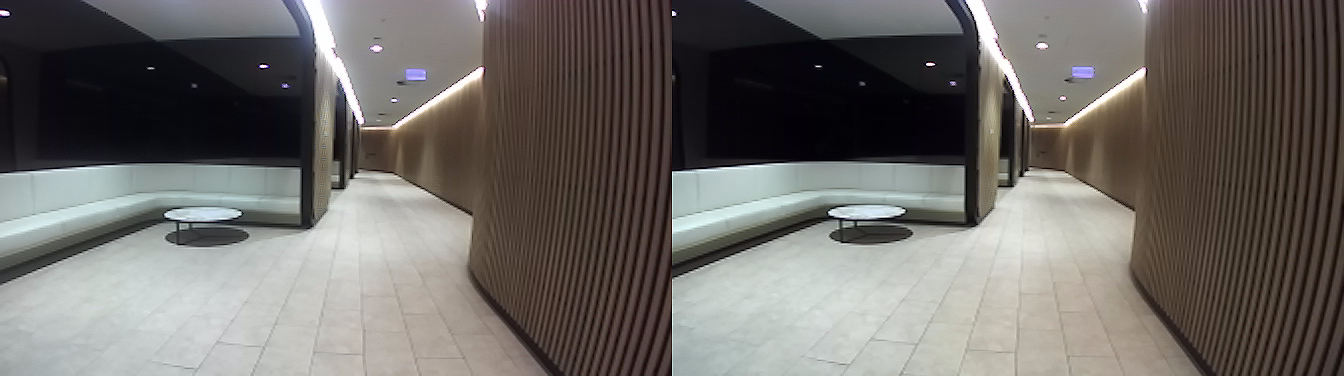
%> input picture corridor.png, 1344 x 376 px
$ octave depth.m   (GNU Octave 9; MATLAB toolbox functions it lacks are replaced by stand-ins)
%> lines starting %> are read from the running program, lines starting %| are printed output that depends on the picture
close all;
% Read and Rectify Images
[A,map] = imread('corridor.png');  %read image
%> A is the input picture: size 376x1344x3 uint8; mean R, G, B 110.2, 106.5, 102.9
%> map = []
Xleft = imcrop(A,[0 0 672 376]);
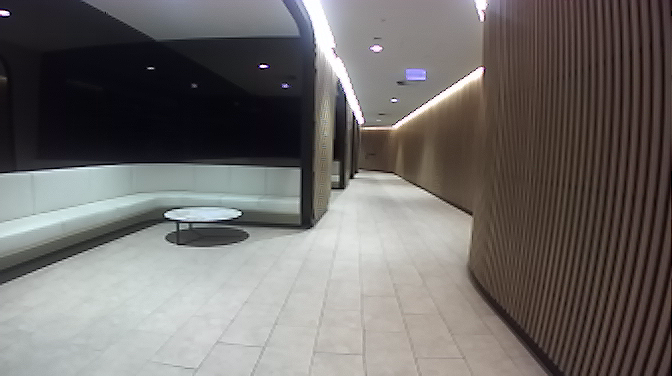
%> Xleft: size 376x672x3 uint8; mean R, G, B 111.1, 107.3, 105.3
Xright = imcrop(A,[672 0 1344 376]);
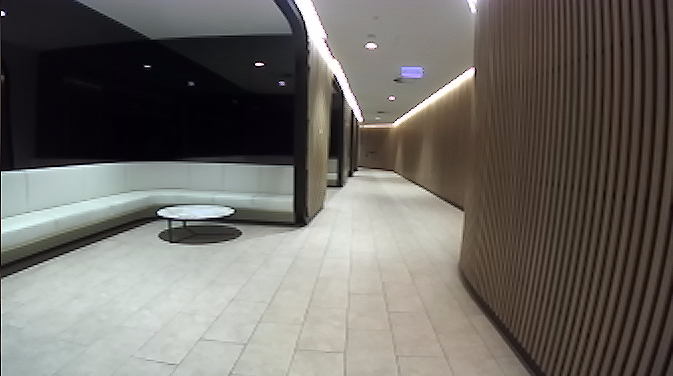
%> Xright: size 376x673x3 uint8; mean R, G, B 109.3, 105.6, 100.4
Xright = imresize(Xright,[376 672]);
%> Xright: size 376x672x3 uint8
set(0,'defaultFigurePosition',[100,100,1000,500]);    %修改图形图像位置的默认设置
set(0,'defaultFigureColor',[1 1 1])    %修改图形背景颜色的设置
rectangle('Position',[0 0 672 376])    %显示图像剪切区域
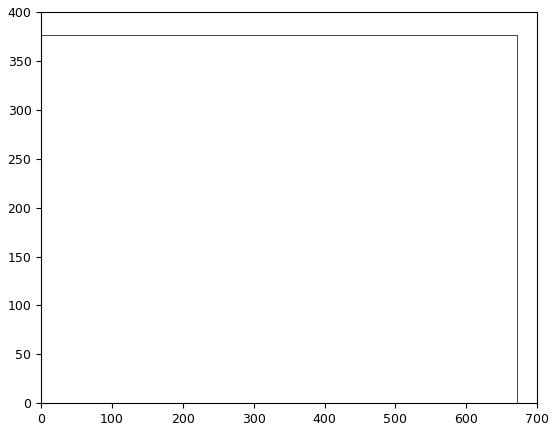
%> figure redrawn from the program's plot data
subplot(121),imshow(Xleft);
rectangle('Position',[673 0 1344 376])
subplot(122),imshow(Xright);
%> after `imshow(Xright)`:
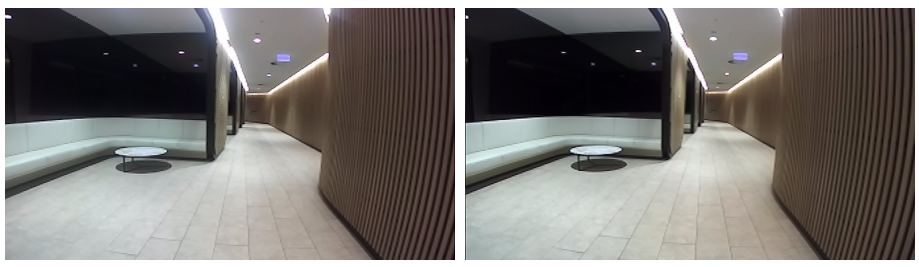
%> figure redrawn from the program's plot data, 2 panels
% imwrite(Xleft,'left8.png');
% imwrite(Xright,'right8.png');
%> (the run ends here)

$ run again, with 1.png copied over corridor.png
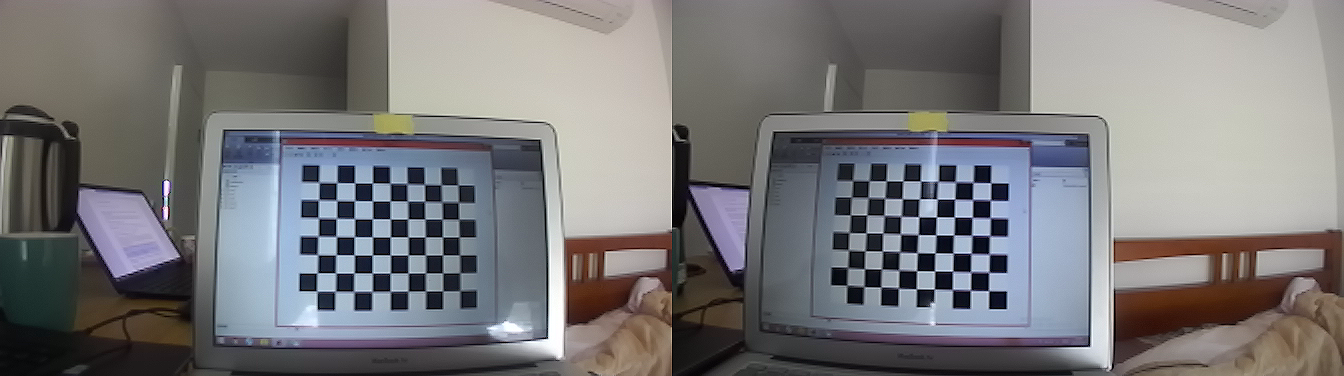
%> input picture 1.png, 1344 x 376 px
%> A is the input picture: size 376x1344x3 uint8; mean R, G, B 120.8, 119.7, 121.1
%> map = []
%> `Xright = imcrop(A,[672 0 1344 376]);`:
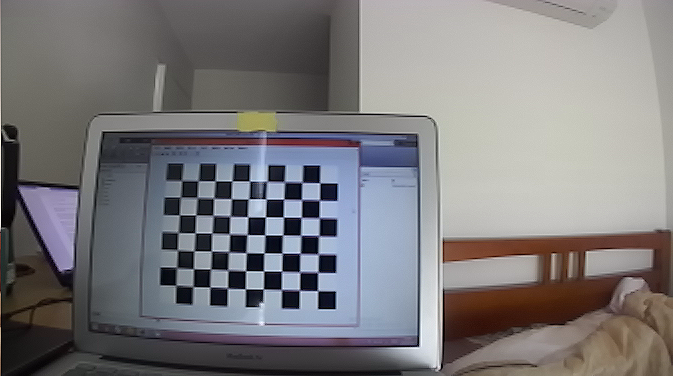
%> Xright: size 376x673x3 uint8; mean R, G, B 123.8, 121.9, 123.6
%> `imshow(Xright)`:
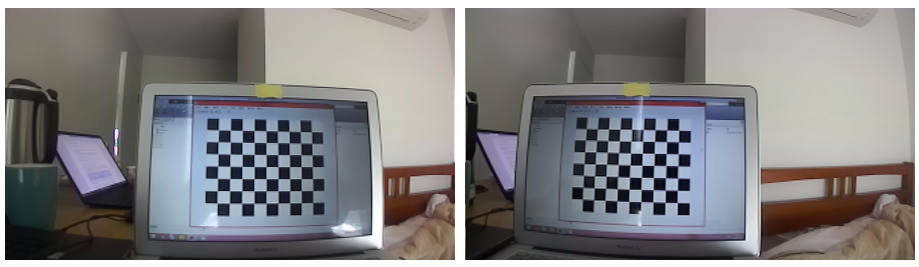
%> figure redrawn from the program's plot data, 2 panels

$ run again, with 2.png copied over corridor.png
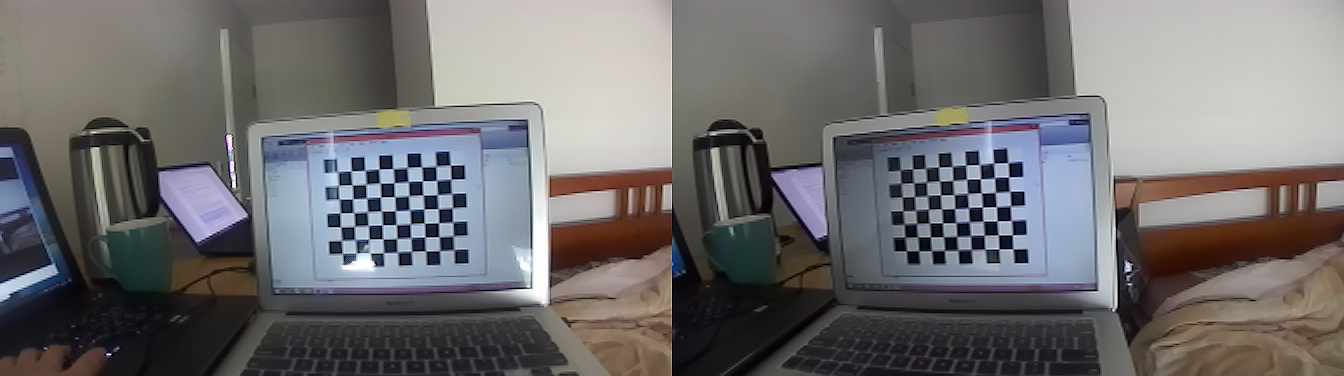
%> input picture 2.png, 1344 x 376 px
%> A is the input picture: size 376x1344x3 uint8; mean R, G, B 110.3, 108.5, 109.5
%> map = []
%> `Xright = imcrop(A,[672 0 1344 376]);`:
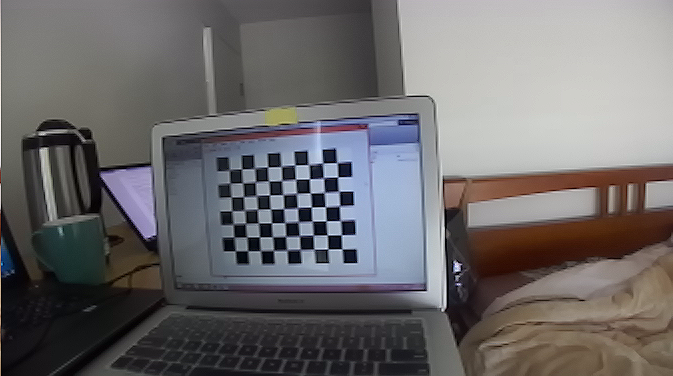
%> Xright: size 376x673x3 uint8; mean R, G, B 108.7, 106.3, 107.1
%> `imshow(Xright)`:
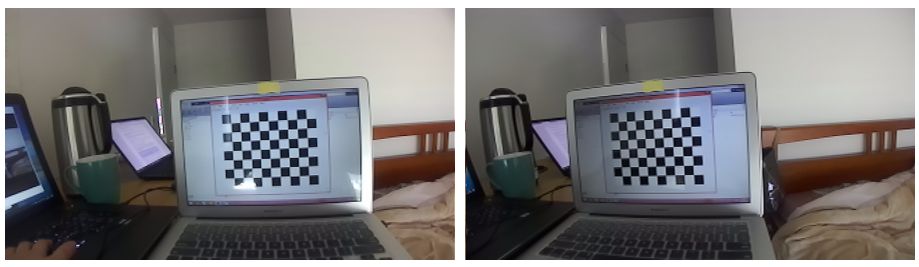
%> figure redrawn from the program's plot data, 2 panels

$ run again, with 3.png copied over corridor.png
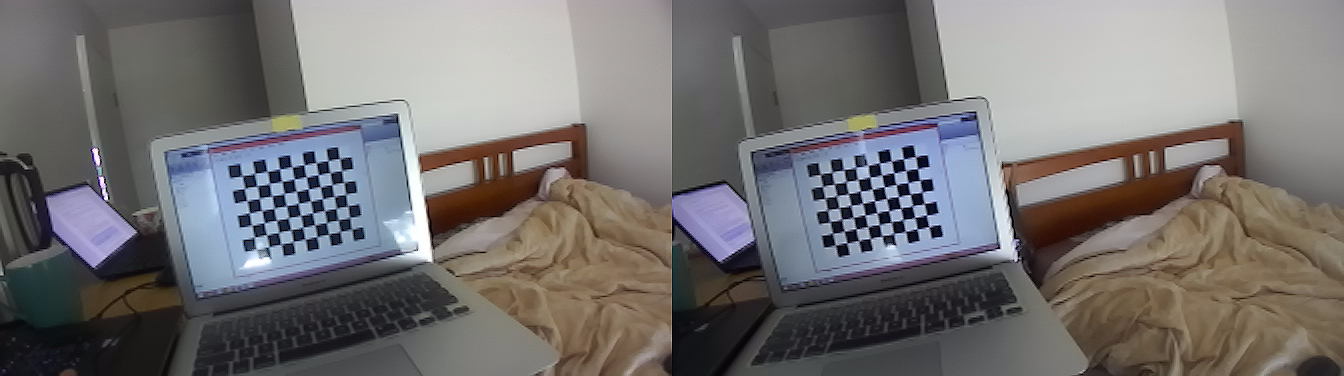
%> input picture 3.png, 1344 x 376 px
%> A is the input picture: size 376x1344x3 uint8; mean R, G, B 116.1, 113.4, 113.6
%> map = []
%> `Xright = imcrop(A,[672 0 1344 376]);`:
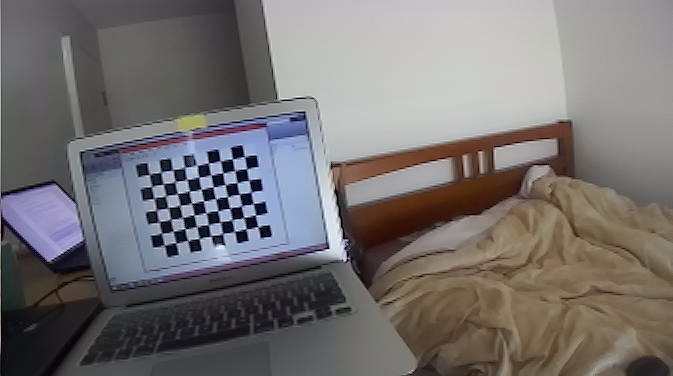
%> Xright: size 376x673x3 uint8; mean R, G, B 116.7, 113.2, 113
%> `imshow(Xright)`:
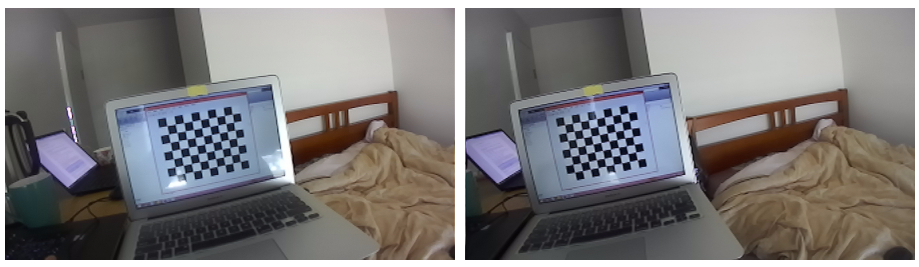
%> figure redrawn from the program's plot data, 2 panels
